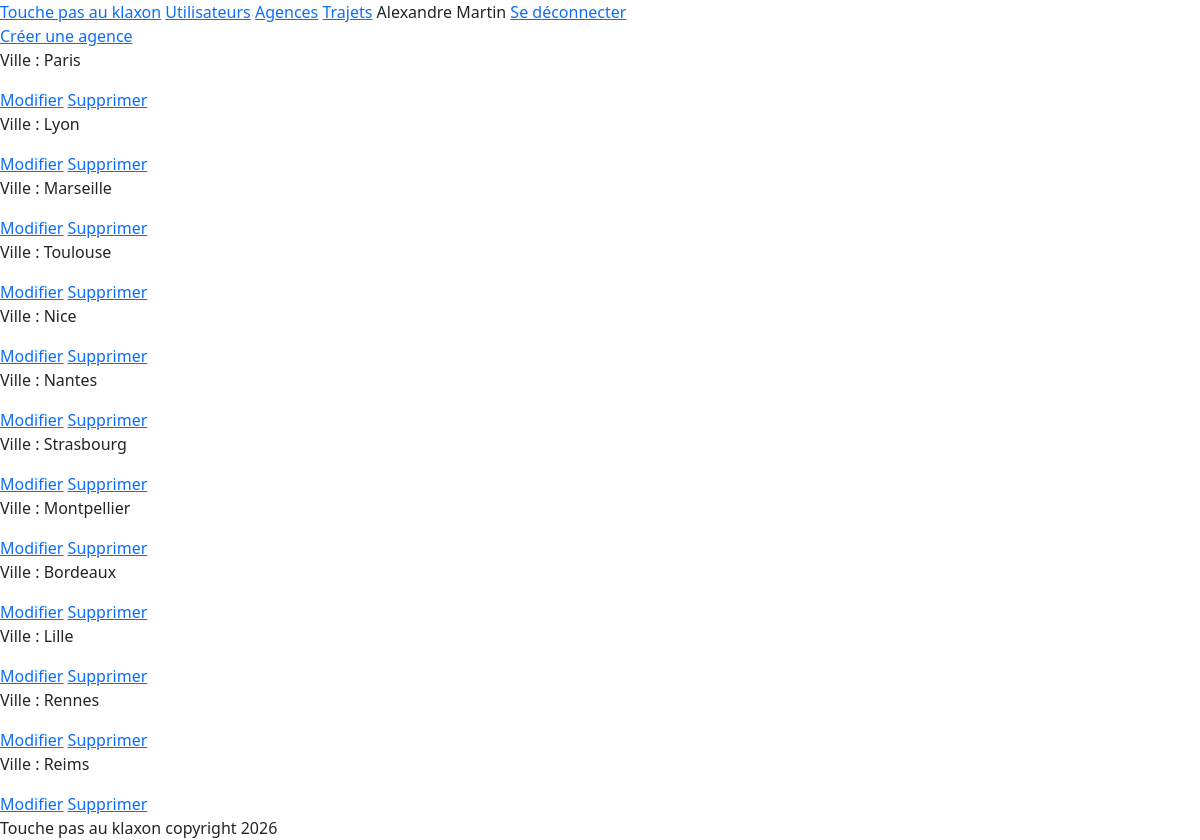
The page /touchepasauklaxon/admin/agences (signed in) on the database its author committed.
### tables this page shows
CREATE TABLE `agence` (
  `id_agence` int(11) NOT NULL,
  `nom_ville` varchar(255) NOT NULL
);

### App/Controllers/AdminController.php (called while the page is built, shortened)
<?php
class AdminController{
    public function agences(){
        require_once 'App/Models/AgenceModel.php';
        $model = new AgenceModel();
        $agences = $model->listAgences();
        require 'templates/admin/agences.php';
    }
}

### index.php (called while the page is built, shortened)
<?php
$url = str_replace('/touchepasauklaxon', '', $_SERVER['REQUEST_URI']);
$routeur = new Routeur();
$routeur->addRoute('GET', '/', 'HomeController', 'index');
$routeur->addRoute('GET', '/login', 'AuthController', 'showLogin');
$routeur->addRoute('POST', '/login', 'AuthController', 'login');
$routeur->addRoute('GET', '/logout', 'AuthController', 'logout');
$routeur->addRoute('GET', '/trajet/create', 'TrajetController', 'create');
$routeur->addRoute('POST', '/trajet/store', 'TrajetController', 'store');
$routeur->addRoute('GET', '/trajet/delete', 'TrajetController', 'delete');
$routeur->addRoute('GET', '/trajet/edit', 'TrajetController', 'edit');
$routeur->addRoute('POST','/trajet/update','TrajetController','update');
$routeur->addRoute('GET', '/admin/users', 'AdminController', 'users');
$routeur->addRoute('GET', '/admin/agences', 'AdminController', 'agences');
$routeur->addRoute('GET', '/admin/agence/create', 'AdminController', 'createAgence');
$routeur->addRoute('POST', '/admin/agence/store', 'AdminController', 'storeAgence');
$routeur->addRoute('GET', '/admin/agence/edit', 'AdminController', 'editAgence');
$routeur->addRoute('POST', '/admin/agence/update', 'AdminController', 'updateAgence');
$routeur->addRoute('GET', '/admin/agence/delete', 'AdminController', 'deleteAgence');
$routeur->addRoute('GET', '/admin/trajets', 'AdminController', 'trajets');
$routeur->addRoute('GET', '/admin/trajet/delete', 'AdminController', 'deleteTrajet');
$routeur->dispatch($url);

### App/Models/AgenceModel.php (called while the page is built, shortened)
<?php
class AgenceModel {
    public function listAgences(){
        $db = Database::getInstance()->getConnection();
        $stmt = $db->prepare("SELECT * FROM agence");
        $stmt->execute();
        return $stmt->fetchAll();
    }
}

### templates/admin/agences.php (the view)
<?php require 'templates/layout/header.php'; ?>
<a href="/touchepasauklaxon/admin/agence/create">Créer une agence</a>
<?php foreach($agences as $agence): ?>
    <div>
        <p>Ville : <?php echo $agence['nom_ville']; ?></p>
        <a href="/touchepasauklaxon/admin/agence/edit?id=<?php echo $agence['id_agence']; ?>">Modifier</a>
        <a href="/touchepasauklaxon/admin/agence/delete?id=<?php echo $agence['id_agence']; ?>">Supprimer</a>
    </div>
<?php endforeach; ?>
<?php require 'templates/layout/footer.php'; ?>

### rows shown on the page
agence: nom_ville "Paris"
agence: nom_ville "Lyon"
agence: nom_ville "Marseille"
agence: nom_ville "Toulouse"
agence: nom_ville "Nice"
agence: nom_ville "Nantes"
agence: nom_ville "Strasbourg"
agence: nom_ville "Montpellier"
agence: nom_ville "Bordeaux"
agence: nom_ville "Lille"
agence: nom_ville "Rennes"
agence: nom_ville "Reims"

### other values the page prints
$_SESSION['user']['prenom'] "Alexandre"
$_SESSION['user']['nom'] "Martin"
